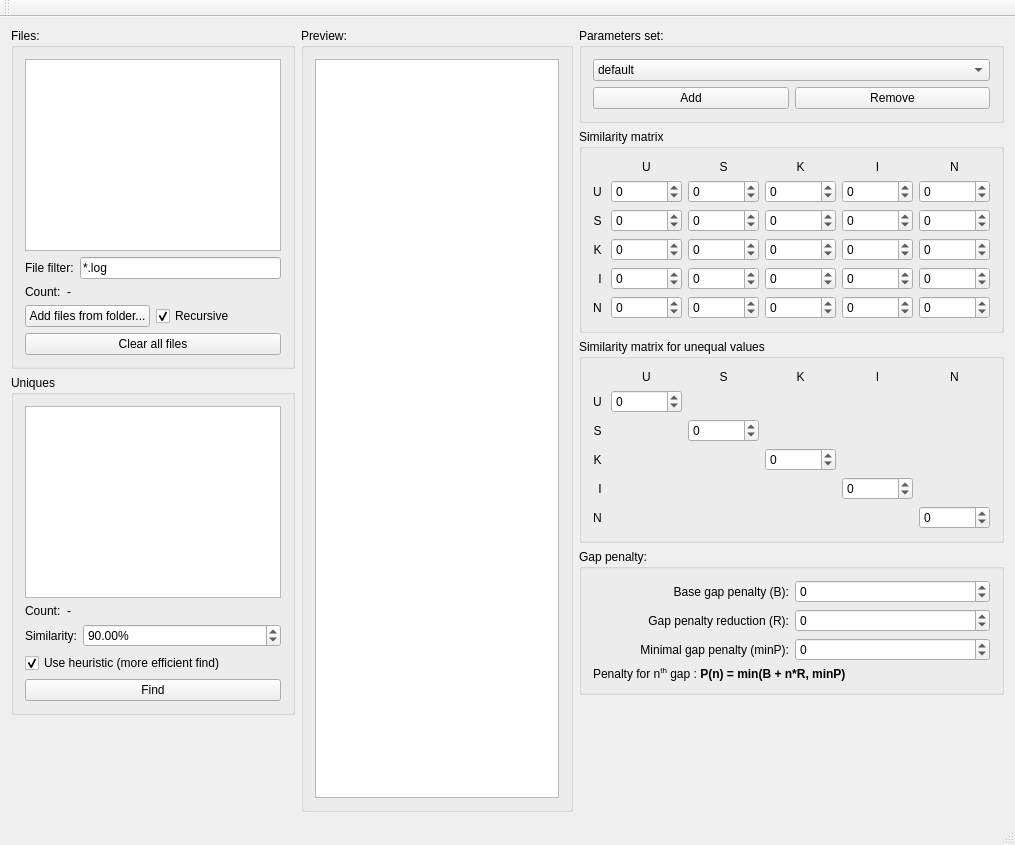
<?xml version="1.0" encoding="UTF-8"?>
<ui version="4.0">
 <class>MainWindow</class>
 <widget class="QMainWindow" name="MainWindow">
  <property name="geometry">
   <rect>
    <x>0</x>
    <y>0</y>
    <width>1015</width>
    <height>845</height>
   </rect>
  </property>
  <property name="windowTitle">
   <string>Log explorer</string>
  </property>
  <widget class="QWidget" name="centralWidget">
   <layout class="QHBoxLayout" name="horizontalLayout_6" stretch="0,1,0">
    <item>
     <layout class="QVBoxLayout" name="verticalLayout_4">
      <item>
       <widget class="QGroupBox" name="groupBox">
        <property name="title">
         <string>Files:</string>
        </property>
        <layout class="QVBoxLayout" name="verticalLayout" stretch="1,0,0,0,0">
         <item>
          <widget class="QListWidget" name="fileListWidget"/>
         </item>
         <item>
          <layout class="QHBoxLayout" name="horizontalLayout">
           <item>
            <widget class="QLabel" name="label">
             <property name="text">
              <string>File filter:</string>
             </property>
            </widget>
           </item>
           <item>
            <widget class="QLineEdit" name="patternEdit">
             <property name="text">
              <string>*.log</string>
             </property>
            </widget>
           </item>
          </layout>
         </item>
         <item>
          <layout class="QHBoxLayout" name="horizontalLayout_2" stretch="0,1">
           <item>
            <widget class="QLabel" name="label_2">
             <property name="text">
              <string>Count:</string>
             </property>
            </widget>
           </item>
           <item>
            <widget class="QLabel" name="fileLabel">
             <property name="text">
              <string>-</string>
             </property>
            </widget>
           </item>
          </layout>
         </item>
         <item>
          <layout class="QHBoxLayout" name="horizontalLayout_5">
           <item>
            <widget class="QPushButton" name="addFolderButton">
             <property name="text">
              <string>Add files from folder...</string>
             </property>
            </widget>
           </item>
           <item>
            <widget class="QCheckBox" name="recursiveCheckBox">
             <property name="text">
              <string>Recursive</string>
             </property>
             <property name="checked">
              <bool>true</bool>
             </property>
            </widget>
           </item>
          </layout>
         </item>
         <item>
          <widget class="QPushButton" name="clearAllPushButton">
           <property name="text">
            <string>Clear all files</string>
           </property>
          </widget>
         </item>
        </layout>
        <zorder>fileListWidget</zorder>
        <zorder></zorder>
        <zorder>clearAllPushButton</zorder>
        <zorder></zorder>
       </widget>
      </item>
      <item>
       <widget class="QGroupBox" name="groupBox_3">
        <property name="title">
         <string>Uniques</string>
        </property>
        <layout class="QVBoxLayout" name="verticalLayout_3" stretch="1,0,0,0,0">
         <item>
          <widget class="QListWidget" name="uniquesList"/>
         </item>
         <item>
          <layout class="QHBoxLayout" name="horizontalLayout_3" stretch="0,1">
           <item>
            <widget class="QLabel" name="label_3">
             <property name="text">
              <string>Count:</string>
             </property>
            </widget>
           </item>
           <item>
            <widget class="QLabel" name="uniqueLabel">
             <property name="text">
              <string>-</string>
             </property>
            </widget>
           </item>
          </layout>
         </item>
         <item>
          <layout class="QHBoxLayout" name="horizontalLayout_4" stretch="0,1">
           <item>
            <widget class="QLabel" name="label_4">
             <property name="text">
              <string>Similarity:</string>
             </property>
            </widget>
           </item>
           <item>
            <widget class="QDoubleSpinBox" name="similaritySpinBox">
             <property name="suffix">
              <string>%</string>
             </property>
             <property name="minimum">
              <double>10.000000000000000</double>
             </property>
             <property name="maximum">
              <double>99.000000000000000</double>
             </property>
             <property name="value">
              <double>90.000000000000000</double>
             </property>
            </widget>
           </item>
          </layout>
         </item>
         <item>
          <widget class="QCheckBox" name="useHeuristicCheckBox">
           <property name="text">
            <string>Use heuristic (more efficient find)</string>
           </property>
           <property name="checked">
            <bool>true</bool>
           </property>
          </widget>
         </item>
         <item>
          <widget class="QPushButton" name="findButton">
           <property name="text">
            <string>Find</string>
           </property>
          </widget>
         </item>
        </layout>
       </widget>
      </item>
      <item>
       <spacer name="verticalSpacer_2">
        <property name="orientation">
         <enum>Qt::Vertical</enum>
        </property>
        <property name="sizeHint" stdset="0">
         <size>
          <width>20</width>
          <height>40</height>
         </size>
        </property>
       </spacer>
      </item>
     </layout>
    </item>
    <item>
     <widget class="QGroupBox" name="groupBox_2">
      <property name="title">
       <string>Preview:</string>
      </property>
      <layout class="QVBoxLayout" name="verticalLayout_2">
       <item>
        <widget class="QTextEdit" name="previewEdit">
         <property name="lineWrapMode">
          <enum>QTextEdit::NoWrap</enum>
         </property>
        </widget>
       </item>
      </layout>
     </widget>
    </item>
    <item>
     <layout class="QVBoxLayout" name="verticalLayout_8">
      <item>
       <widget class="QGroupBox" name="groupBox_7">
        <property name="autoFillBackground">
         <bool>false</bool>
        </property>
        <property name="styleSheet">
         <string notr="true"/>
        </property>
        <property name="title">
         <string>Parameters set:</string>
        </property>
        <layout class="QGridLayout" name="gridLayout_4">
         <item row="0" column="0" colspan="2">
          <widget class="QComboBox" name="comboBox">
           <item>
            <property name="text">
             <string>default</string>
            </property>
           </item>
          </widget>
         </item>
         <item row="1" column="0">
          <widget class="QPushButton" name="pushButton">
           <property name="text">
            <string>Add</string>
           </property>
          </widget>
         </item>
         <item row="1" column="1">
          <widget class="QPushButton" name="pushButton_2">
           <property name="text">
            <string>Remove</string>
           </property>
          </widget>
         </item>
        </layout>
       </widget>
      </item>
      <item>
       <widget class="QGroupBox" name="groupBox_4">
        <property name="title">
         <string>Similarity matrix</string>
        </property>
        <layout class="QVBoxLayout" name="verticalLayout_5">
         <item>
          <layout class="QGridLayout" name="gridLayout">
           <item row="0" column="1">
            <widget class="QLabel" name="label_5">
             <property name="text">
              <string>U</string>
             </property>
             <property name="alignment">
              <set>Qt::AlignCenter</set>
             </property>
            </widget>
           </item>
           <item row="0" column="2">
            <widget class="QLabel" name="label_6">
             <property name="text">
              <string>S</string>
             </property>
             <property name="alignment">
              <set>Qt::AlignCenter</set>
             </property>
            </widget>
           </item>
           <item row="0" column="3">
            <widget class="QLabel" name="label_7">
             <property name="text">
              <string>K</string>
             </property>
             <property name="alignment">
              <set>Qt::AlignCenter</set>
             </property>
            </widget>
           </item>
           <item row="0" column="4">
            <widget class="QLabel" name="label_8">
             <property name="text">
              <string>I</string>
             </property>
             <property name="alignment">
              <set>Qt::AlignCenter</set>
             </property>
            </widget>
           </item>
           <item row="0" column="5">
            <widget class="QLabel" name="label_9">
             <property name="text">
              <string>N</string>
             </property>
             <property name="alignment">
              <set>Qt::AlignCenter</set>
             </property>
            </widget>
           </item>
           <item row="1" column="0">
            <widget class="QLabel" name="label_10">
             <property name="text">
              <string>U </string>
             </property>
             <property name="alignment">
              <set>Qt::AlignRight|Qt::AlignTrailing|Qt::AlignVCenter</set>
             </property>
            </widget>
           </item>
           <item row="1" column="1">
            <widget class="QSpinBox" name="UUSpinBox">
             <property name="minimum">
              <number>-1000000</number>
             </property>
             <property name="maximum">
              <number>1000000</number>
             </property>
             <property name="value">
              <number>0</number>
             </property>
            </widget>
           </item>
           <item row="1" column="2">
            <widget class="QSpinBox" name="USSpinBox">
             <property name="minimum">
              <number>-1000000</number>
             </property>
             <property name="maximum">
              <number>1000000</number>
             </property>
             <property name="value">
              <number>0</number>
             </property>
            </widget>
           </item>
           <item row="1" column="3">
            <widget class="QSpinBox" name="UKSpinBox">
             <property name="minimum">
              <number>-1000000</number>
             </property>
             <property name="maximum">
              <number>1000000</number>
             </property>
             <property name="value">
              <number>0</number>
             </property>
            </widget>
           </item>
           <item row="1" column="4">
            <widget class="QSpinBox" name="UISpinBox">
             <property name="minimum">
              <number>-1000000</number>
             </property>
             <property name="maximum">
              <number>1000000</number>
             </property>
             <property name="value">
              <number>0</number>
             </property>
            </widget>
           </item>
           <item row="1" column="5">
            <widget class="QSpinBox" name="UNSpinBox">
             <property name="minimum">
              <number>-1000000</number>
             </property>
             <property name="maximum">
              <number>1000000</number>
             </property>
             <property name="value">
              <number>0</number>
             </property>
            </widget>
           </item>
           <item row="2" column="0">
            <widget class="QLabel" name="label_11">
             <property name="text">
              <string>S </string>
             </property>
             <property name="alignment">
              <set>Qt::AlignRight|Qt::AlignTrailing|Qt::AlignVCenter</set>
             </property>
            </widget>
           </item>
           <item row="2" column="1">
            <widget class="QSpinBox" name="SUSpinBox">
             <property name="minimum">
              <number>-1000000</number>
             </property>
             <property name="maximum">
              <number>1000000</number>
             </property>
             <property name="value">
              <number>0</number>
             </property>
            </widget>
           </item>
           <item row="2" column="2">
            <widget class="QSpinBox" name="SSSpinBox">
             <property name="minimum">
              <number>-1000000</number>
             </property>
             <property name="maximum">
              <number>1000000</number>
             </property>
            </widget>
           </item>
           <item row="2" column="3">
            <widget class="QSpinBox" name="SKSpinBox">
             <property name="minimum">
              <number>-1000000</number>
             </property>
             <property name="maximum">
              <number>1000000</number>
             </property>
            </widget>
           </item>
           <item row="2" column="4">
            <widget class="QSpinBox" name="SISpinBox">
             <property name="minimum">
              <number>-1000000</number>
             </property>
             <property name="maximum">
              <number>1000000</number>
             </property>
            </widget>
           </item>
           <item row="2" column="5">
            <widget class="QSpinBox" name="SNSpinBox">
             <property name="minimum">
              <number>-1000000</number>
             </property>
             <property name="maximum">
              <number>1000000</number>
             </property>
            </widget>
           </item>
           <item row="3" column="0">
            <widget class="QLabel" name="label_12">
             <property name="text">
              <string>K </string>
             </property>
             <property name="alignment">
              <set>Qt::AlignRight|Qt::AlignTrailing|Qt::AlignVCenter</set>
             </property>
            </widget>
           </item>
           <item row="3" column="1">
            <widget class="QSpinBox" name="KUSpinBox">
             <property name="minimum">
              <number>-1000000</number>
             </property>
             <property name="maximum">
              <number>1000000</number>
             </property>
             <property name="value">
              <number>0</number>
             </property>
            </widget>
           </item>
           <item row="3" column="2">
            <widget class="QSpinBox" name="KSSpinBox">
             <property name="minimum">
              <number>-1000000</number>
             </property>
             <property name="maximum">
              <number>1000000</number>
             </property>
            </widget>
           </item>
           <item row="3" column="3">
            <widget class="QSpinBox" name="KKSpinBox">
             <property name="minimum">
              <number>-1000000</number>
             </property>
             <property name="maximum">
              <number>1000000</number>
             </property>
            </widget>
           </item>
           <item row="3" column="4">
            <widget class="QSpinBox" name="KISpinBox">
             <property name="minimum">
              <number>-1000000</number>
             </property>
             <property name="maximum">
              <number>1000000</number>
             </property>
            </widget>
           </item>
           <item row="3" column="5">
            <widget class="QSpinBox" name="KNSpinBox">
             <property name="minimum">
              <number>-1000000</number>
             </property>
             <property name="maximum">
              <number>1000000</number>
             </property>
            </widget>
           </item>
           <item row="4" column="0">
            <widget class="QLabel" name="label_13">
             <property name="text">
              <string>I </string>
             </property>
             <property name="alignment">
              <set>Qt::AlignRight|Qt::AlignTrailing|Qt::AlignVCenter</set>
             </property>
            </widget>
           </item>
           <item row="4" column="1">
            <widget class="QSpinBox" name="IUSpinBox">
             <property name="minimum">
              <number>-1000000</number>
             </property>
             <property name="maximum">
              <number>1000000</number>
             </property>
             <property name="value">
              <number>0</number>
             </property>
            </widget>
           </item>
           <item row="4" column="2">
            <widget class="QSpinBox" name="ISSpinBox">
             <property name="minimum">
              <number>-1000000</number>
             </property>
             <property name="maximum">
              <number>1000000</number>
             </property>
            </widget>
           </item>
           <item row="4" column="3">
            <widget class="QSpinBox" name="IKSpinBox">
             <property name="minimum">
              <number>-1000000</number>
             </property>
             <property name="maximum">
              <number>1000000</number>
             </property>
            </widget>
           </item>
           <item row="4" column="4">
            <widget class="QSpinBox" name="IISpinBox">
             <property name="minimum">
              <number>-1000000</number>
             </property>
             <property name="maximum">
              <number>1000000</number>
             </property>
            </widget>
           </item>
           <item row="4" column="5">
            <widget class="QSpinBox" name="INSpinBox">
             <property name="minimum">
              <number>-1000000</number>
             </property>
             <property name="maximum">
              <number>1000000</number>
             </property>
            </widget>
           </item>
           <item row="5" column="0">
            <widget class="QLabel" name="label_14">
             <property name="text">
              <string>N </string>
             </property>
             <property name="alignment">
              <set>Qt::AlignRight|Qt::AlignTrailing|Qt::AlignVCenter</set>
             </property>
            </widget>
           </item>
           <item row="5" column="1">
            <widget class="QSpinBox" name="NUSpinBox">
             <property name="minimum">
              <number>-1000000</number>
             </property>
             <property name="maximum">
              <number>1000000</number>
             </property>
            </widget>
           </item>
           <item row="5" column="2">
            <widget class="QSpinBox" name="NSSpinBox">
             <property name="minimum">
              <number>-1000000</number>
             </property>
             <property name="maximum">
              <number>1000000</number>
             </property>
            </widget>
           </item>
           <item row="5" column="3">
            <widget class="QSpinBox" name="NKSpinBox">
             <property name="minimum">
              <number>-1000000</number>
             </property>
             <property name="maximum">
              <number>1000000</number>
             </property>
            </widget>
           </item>
           <item row="5" column="4">
            <widget class="QSpinBox" name="NISpinBox">
             <property name="minimum">
              <number>-1000000</number>
             </property>
             <property name="maximum">
              <number>1000000</number>
             </property>
            </widget>
           </item>
           <item row="5" column="5">
            <widget class="QSpinBox" name="NNSpinBox">
             <property name="minimum">
              <number>-1000000</number>
             </property>
             <property name="maximum">
              <number>1000000</number>
             </property>
            </widget>
           </item>
          </layout>
         </item>
        </layout>
       </widget>
      </item>
      <item>
       <widget class="QGroupBox" name="groupBox_5">
        <property name="title">
         <string>Similarity matrix for unequal values</string>
        </property>
        <layout class="QVBoxLayout" name="verticalLayout_6">
         <item>
          <layout class="QGridLayout" name="gridLayout_2">
           <item row="0" column="1">
            <widget class="QLabel" name="label_15">
             <property name="text">
              <string>U</string>
             </property>
             <property name="alignment">
              <set>Qt::AlignCenter</set>
             </property>
            </widget>
           </item>
           <item row="0" column="2">
            <widget class="QLabel" name="label_16">
             <property name="text">
              <string>S</string>
             </property>
             <property name="alignment">
              <set>Qt::AlignCenter</set>
             </property>
            </widget>
           </item>
           <item row="0" column="3">
            <widget class="QLabel" name="label_17">
             <property name="text">
              <string>K</string>
             </property>
             <property name="alignment">
              <set>Qt::AlignCenter</set>
             </property>
            </widget>
           </item>
           <item row="0" column="4">
            <widget class="QLabel" name="label_18">
             <property name="text">
              <string>I</string>
             </property>
             <property name="alignment">
              <set>Qt::AlignCenter</set>
             </property>
            </widget>
           </item>
           <item row="0" column="5">
            <widget class="QLabel" name="label_19">
             <property name="text">
              <string>N</string>
             </property>
             <property name="alignment">
              <set>Qt::AlignCenter</set>
             </property>
            </widget>
           </item>
           <item row="1" column="0">
            <widget class="QLabel" name="label_20">
             <property name="text">
              <string>U </string>
             </property>
             <property name="alignment">
              <set>Qt::AlignRight|Qt::AlignTrailing|Qt::AlignVCenter</set>
             </property>
            </widget>
           </item>
           <item row="1" column="1">
            <widget class="QSpinBox" name="UUSpinBox_2">
             <property name="minimum">
              <number>-1000000</number>
             </property>
             <property name="maximum">
              <number>1000000</number>
             </property>
            </widget>
           </item>
           <item row="2" column="0">
            <widget class="QLabel" name="label_21">
             <property name="text">
              <string>S </string>
             </property>
             <property name="alignment">
              <set>Qt::AlignRight|Qt::AlignTrailing|Qt::AlignVCenter</set>
             </property>
            </widget>
           </item>
           <item row="2" column="2">
            <widget class="QSpinBox" name="SSSpinBox_2">
             <property name="minimum">
              <number>-1000000</number>
             </property>
             <property name="maximum">
              <number>1000000</number>
             </property>
            </widget>
           </item>
           <item row="3" column="0">
            <widget class="QLabel" name="label_22">
             <property name="text">
              <string>K </string>
             </property>
             <property name="alignment">
              <set>Qt::AlignRight|Qt::AlignTrailing|Qt::AlignVCenter</set>
             </property>
            </widget>
           </item>
           <item row="3" column="3">
            <widget class="QSpinBox" name="KKSpinBox_2">
             <property name="minimum">
              <number>-1000000</number>
             </property>
             <property name="maximum">
              <number>1000000</number>
             </property>
            </widget>
           </item>
           <item row="4" column="0">
            <widget class="QLabel" name="label_23">
             <property name="text">
              <string>I </string>
             </property>
             <property name="alignment">
              <set>Qt::AlignRight|Qt::AlignTrailing|Qt::AlignVCenter</set>
             </property>
            </widget>
           </item>
           <item row="4" column="4">
            <widget class="QSpinBox" name="IISpinBox_2">
             <property name="minimum">
              <number>-1000000</number>
             </property>
             <property name="maximum">
              <number>1000000</number>
             </property>
            </widget>
           </item>
           <item row="5" column="0">
            <widget class="QLabel" name="label_24">
             <property name="text">
              <string>N </string>
             </property>
             <property name="alignment">
              <set>Qt::AlignRight|Qt::AlignTrailing|Qt::AlignVCenter</set>
             </property>
            </widget>
           </item>
           <item row="5" column="5">
            <widget class="QSpinBox" name="NNSpinBox_2">
             <property name="minimum">
              <number>-1000000</number>
             </property>
             <property name="maximum">
              <number>1000000</number>
             </property>
            </widget>
           </item>
          </layout>
         </item>
        </layout>
       </widget>
      </item>
      <item>
       <widget class="QGroupBox" name="groupBox_6">
        <property name="title">
         <string>Gap penalty:</string>
        </property>
        <layout class="QVBoxLayout" name="verticalLayout_7">
         <item>
          <layout class="QGridLayout" name="gridLayout_3">
           <item row="0" column="0">
            <widget class="QLabel" name="label_25">
             <property name="text">
              <string>Base gap penalty (B):</string>
             </property>
             <property name="alignment">
              <set>Qt::AlignRight|Qt::AlignTrailing|Qt::AlignVCenter</set>
             </property>
            </widget>
           </item>
           <item row="0" column="1">
            <widget class="QSpinBox" name="penaltySpinBox">
             <property name="minimum">
              <number>-1000000</number>
             </property>
             <property name="maximum">
              <number>1000000</number>
             </property>
            </widget>
           </item>
           <item row="1" column="0">
            <widget class="QLabel" name="label_26">
             <property name="text">
              <string>Gap penalty reduction (R):</string>
             </property>
             <property name="alignment">
              <set>Qt::AlignRight|Qt::AlignTrailing|Qt::AlignVCenter</set>
             </property>
            </widget>
           </item>
           <item row="1" column="1">
            <widget class="QSpinBox" name="penaltyReductionSpinBox">
             <property name="minimum">
              <number>-1000000</number>
             </property>
             <property name="maximum">
              <number>1000000</number>
             </property>
            </widget>
           </item>
           <item row="2" column="0">
            <widget class="QLabel" name="label_27">
             <property name="text">
              <string>Minimal gap penalty (minP):</string>
             </property>
             <property name="alignment">
              <set>Qt::AlignRight|Qt::AlignTrailing|Qt::AlignVCenter</set>
             </property>
            </widget>
           </item>
           <item row="2" column="1">
            <widget class="QSpinBox" name="minPenaltySpinBox">
             <property name="minimum">
              <number>-1000000</number>
             </property>
             <property name="maximum">
              <number>1000000</number>
             </property>
            </widget>
           </item>
           <item row="3" column="0" colspan="2">
            <widget class="QLabel" name="label_28">
             <property name="text">
              <string>&lt;html&gt;&lt;head/&gt;&lt;body&gt;&lt;p&gt;Penalty for n&lt;span style=&quot; vertical-align:super;&quot;&gt;th&lt;/span&gt; gap : &lt;span style=&quot; font-weight:600;&quot;&gt;P(n) = min(B + n*R, minP)&lt;/span&gt;&lt;/p&gt;&lt;/body&gt;&lt;/html&gt;</string>
             </property>
            </widget>
           </item>
          </layout>
         </item>
        </layout>
       </widget>
      </item>
      <item>
       <spacer name="verticalSpacer">
        <property name="orientation">
         <enum>Qt::Vertical</enum>
        </property>
        <property name="sizeHint" stdset="0">
         <size>
          <width>20</width>
          <height>40</height>
         </size>
        </property>
       </spacer>
      </item>
     </layout>
    </item>
   </layout>
  </widget>
  <widget class="QMenuBar" name="menuBar">
   <property name="geometry">
    <rect>
     <x>0</x>
     <y>0</y>
     <width>1015</width>
     <height>25</height>
    </rect>
   </property>
  </widget>
  <widget class="QToolBar" name="mainToolBar">
   <attribute name="toolBarArea">
    <enum>TopToolBarArea</enum>
   </attribute>
   <attribute name="toolBarBreak">
    <bool>false</bool>
   </attribute>
  </widget>
  <widget class="QStatusBar" name="statusBar"/>
 </widget>
 <layoutdefault spacing="6" margin="11"/>
 <resources/>
 <connections/>
</ui>
